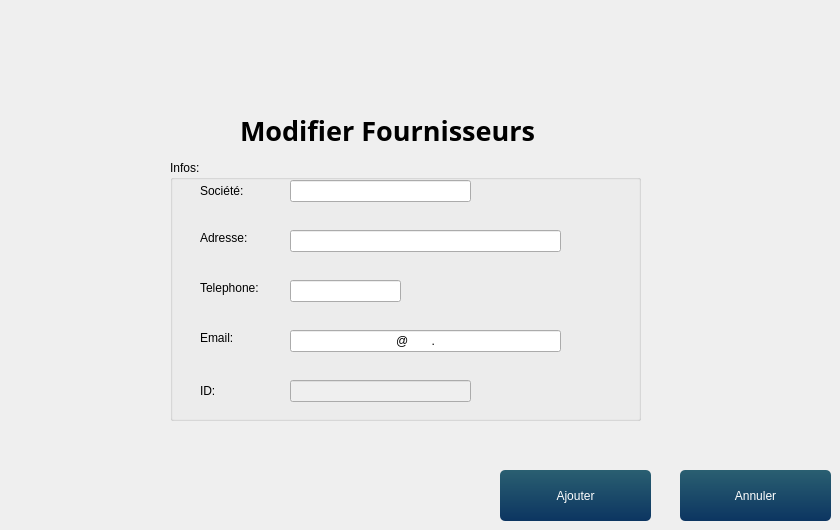
   <widget class="QWidget" name="page_8">
    <widget class="QLabel" name="label_32">
     <property name="geometry">
      <rect>
       <x>240</x>
       <y>110</y>
       <width>301</width>
       <height>41</height>
      </rect>
     </property>
     <property name="font">
      <font>
       <family>Script MT Bold</family>
       <pointsize>20</pointsize>
       <weight>75</weight>
       <bold>true</bold>
      </font>
     </property>
     <property name="text">
      <string>Modifier Fournisseurs</string>
     </property>
    </widget>
    <widget class="QLabel" name="label_29">
     <property name="geometry">
      <rect>
       <x>200</x>
       <y>230</y>
       <width>56</width>
       <height>16</height>
      </rect>
     </property>
     <property name="text">
      <string>Adresse:</string>
     </property>
    </widget>
    <widget class="QLabel" name="label_31">
     <property name="geometry">
      <rect>
       <x>200</x>
       <y>280</y>
       <width>71</width>
       <height>16</height>
      </rect>
     </property>
     <property name="text">
      <string>Telephone:</string>
     </property>
    </widget>
    <widget class="QLabel" name="label_34">
     <property name="geometry">
      <rect>
       <x>200</x>
       <y>380</y>
       <width>71</width>
       <height>21</height>
      </rect>
     </property>
     <property name="text">
      <string>ID:</string>
     </property>
    </widget>
    <widget class="QPushButton" name="AnnulerFour_2">
     <property name="geometry">
      <rect>
       <x>680</x>
       <y>470</y>
       <width>151</width>
       <height>51</height>
      </rect>
     </property>
     <property name="styleSheet">
      <string notr="true">QPushButton{
	background-color: qlineargradient(spread:pad, x1:1, y1:0, x2:1, y2:1, stop:0 rgba(42, 95, 113, 255),stop:1 rgba(12, 53, 97, 255));
	color: #fff;
	border: 0px;
	border-radius: 5px;
	padding: 5px;
}

QPushButton::hover
{
	background-color: qlineargradient(spread:pad, x1:1, y1:0, x2:1, y2:1, stop:0 rgba(167, 214, 50, 255),stop:1 rgba(98, 169, 67, 255));
	color: #fff;

}
QPushButton::pressed
{
	background-color: qlineargradient(spread:pad, x1:1, y1:0, x2:1, y2:1, stop:0 rgba(147, 194, 30, 255),stop:1 rgba(78, 149, 47, 255));
	color: #fff;
	border: 0px;
	border-radius: 5px;
	padding: 5px;

}</string>
     </property>
     <property name="text">
      <string>Annuler</string>
     </property>
    </widget>
    <widget class="QLineEdit" name="Email_2">
     <property name="geometry">
      <rect>
       <x>290</x>
       <y>330</y>
       <width>271</width>
       <height>22</height>
      </rect>
     </property>
     <property name="inputMask">
      <string>aaaaaaaaaaaaaaaaaaaaaaaaaaaaaaa@aaaaaaa.aaa</string>
     </property>
    </widget>
    <widget class="QGroupBox" name="groupBox_6">
     <property name="geometry">
      <rect>
       <x>170</x>
       <y>160</y>
       <width>471</width>
       <height>261</height>
      </rect>
     </property>
     <property name="title">
      <string>Infos:</string>
     </property>
    </widget>
    <widget class="QLineEdit" name="Adresse_2">
     <property name="geometry">
      <rect>
       <x>290</x>
       <y>230</y>
       <width>271</width>
       <height>22</height>
      </rect>
     </property>
    </widget>
    <widget class="QPushButton" name="AddFournisseur_2">
     <property name="geometry">
      <rect>
       <x>500</x>
       <y>470</y>
       <width>151</width>
       <height>51</height>
      </rect>
     </property>
     <property name="styleSheet">
      <string notr="true">QPushButton{
	background-color: qlineargradient(spread:pad, x1:1, y1:0, x2:1, y2:1, stop:0 rgba(42, 95, 113, 255),stop:1 rgba(12, 53, 97, 255));
	color: #fff;
	border: 0px;
	border-radius: 5px;
	padding: 5px;
}

QPushButton::hover
{
	background-color: qlineargradient(spread:pad, x1:1, y1:0, x2:1, y2:1, stop:0 rgba(167, 214, 50, 255),stop:1 rgba(98, 169, 67, 255));
	color: #fff;

}
QPushButton::pressed
{
	background-color: qlineargradient(spread:pad, x1:1, y1:0, x2:1, y2:1, stop:0 rgba(147, 194, 30, 255),stop:1 rgba(78, 149, 47, 255));
	color: #fff;
	border: 0px;
	border-radius: 5px;
	padding: 5px;

}</string>
     </property>
     <property name="text">
      <string>Ajouter</string>
     </property>
    </widget>
    <widget class="QLineEdit" name="Telephone_2">
     <property name="geometry">
      <rect>
       <x>290</x>
       <y>280</y>
       <width>111</width>
       <height>22</height>
      </rect>
     </property>
     <property name="inputMask">
      <string>99999999</string>
     </property>
    </widget>
    <widget class="QLineEdit" name="ID_2">
     <property name="enabled">
      <bool>false</bool>
     </property>
     <property name="geometry">
      <rect>
       <x>290</x>
       <y>380</y>
       <width>181</width>
       <height>22</height>
      </rect>
     </property>
     <property name="inputMask">
      <string>9999999999</string>
     </property>
    </widget>
    <widget class="QLineEdit" name="Societe_2">
     <property name="geometry">
      <rect>
       <x>290</x>
       <y>180</y>
       <width>181</width>
       <height>22</height>
      </rect>
     </property>
     <property name="inputMask">
      <string/>
     </property>
    </widget>
    <widget class="QLabel" name="label_54">
     <property name="geometry">
      <rect>
       <x>200</x>
       <y>180</y>
       <width>56</width>
       <height>21</height>
      </rect>
     </property>
     <property name="text">
      <string>Société:</string>
     </property>
    </widget>
    <widget class="QLabel" name="label_55">
     <property name="geometry">
      <rect>
       <x>200</x>
       <y>330</y>
       <width>71</width>
       <height>16</height>
      </rect>
     </property>
     <property name="text">
      <string>Email:</string>
     </property>
    </widget>
    <zorder>groupBox_6</zorder>
    <zorder>label_31</zorder>
    <zorder>label_34</zorder>
    <zorder>Email_2</zorder>
    <zorder>label_55</zorder>
    <zorder>label_29</zorder>
    <zorder>AnnulerFour_2</zorder>
    <zorder>Telephone_2</zorder>
    <zorder>ID_2</zorder>
    <zorder>AddFournisseur_2</zorder>
    <zorder>Adresse_2</zorder>
    <zorder>label_54</zorder>
    <zorder>Societe_2</zorder>
    <zorder>label_32</zorder>
   </widget>
